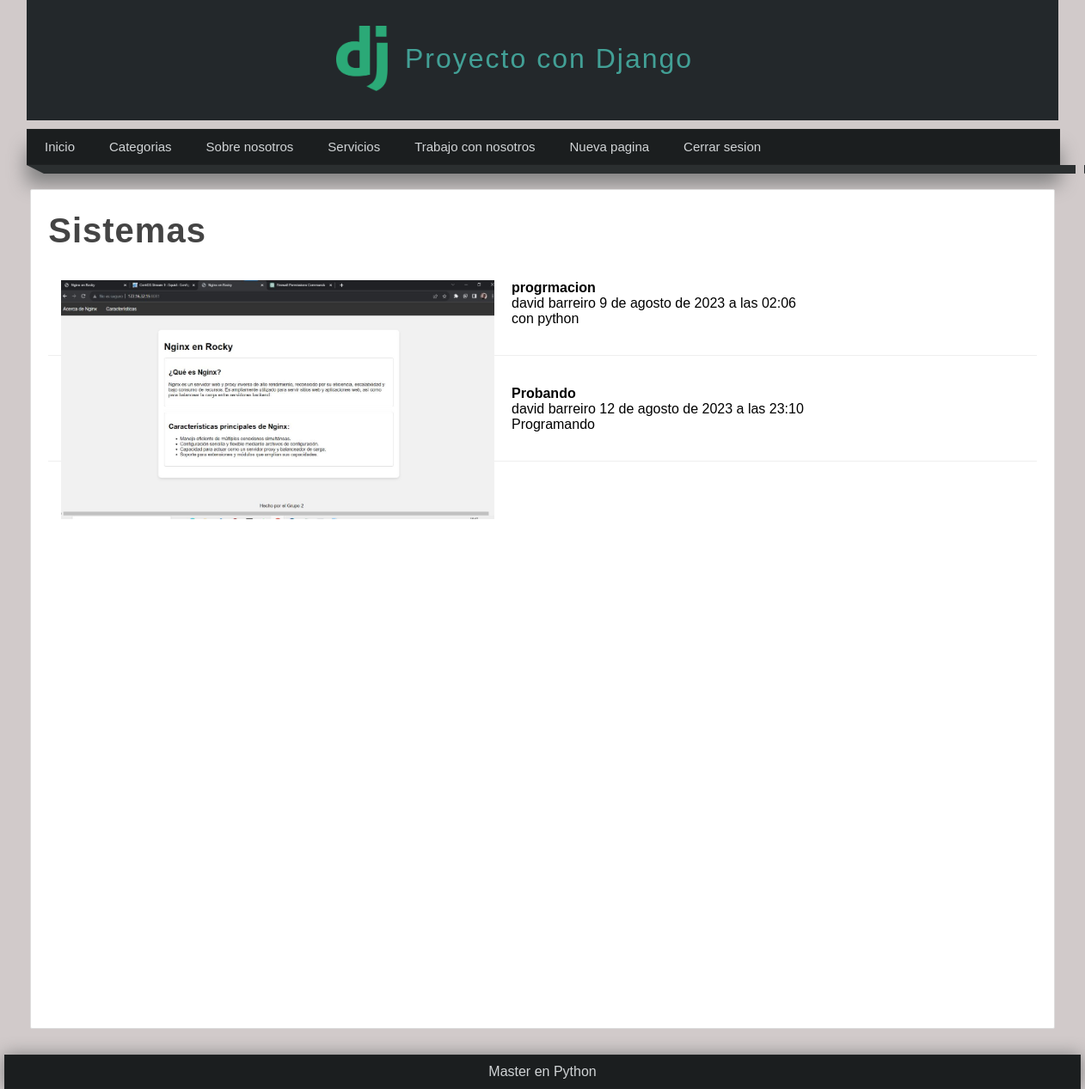
The app's page /categoria/2 (signed in) with its own data.
### pages/models.py (models this page shows, shortened)
class Page(models.Model):
    title = models.CharField(max_length=50, verbose_name="Titulo")
    content = RichTextField(verbose_name="Contenido")                   #Crear un editor tipo word
    slug = models.CharField(unique=True, max_length=150, verbose_name="Url amigable")
    order = models.IntegerField(default=0, verbose_name="Orden")
    visible = models.BooleanField(verbose_name="Visible")
    created_at = models.DateTimeField(auto_now_add=True, verbose_name="Creado el ")
    updated_at = models.DateTimeField(auto_now =True, verbose_name="Acualizado el ")
    class Meta:
        verbose_name = "Pagina"
        verbose_name_plural = "Paginas"

### blog/models.py (models this page shows, shortened)
class Category(models.Model):
    name = models.CharField(max_length=100, verbose_name="Nombre")
    descripcion = models.CharField(max_length=255,verbose_name="Descripcion")
    created_at = models.DateTimeField(auto_now_add=True, verbose_name="Creado en ")
    class Meta:
        verbose_name = 'Categoria'
        verbose_name_plural = 'Categorias'

class Article(models.Model):
    title = models.CharField(max_length=150,verbose_name='Titulo')
    content = RichTextField(verbose_name='Contenido')
    image = models.ImageField(default='null',verbose_name='Imagen',upload_to="articles")
    public = models.BooleanField(verbose_name='Publicado')
    user =models.ForeignKey(User, verbose_name="Usuario",on_delete=models.CASCADE)
    Categories = models.ManyToManyField(Category,verbose_name="Categorias", null=True, blank=True)
    created_at = models.DateTimeField(auto_now_add=True, verbose_name="Creado en ")
    update_at = models.DateTimeField(auto_now=True, verbose_name="Editado en ")
    class Meta:
        verbose_name = 'Aticulo'
        verbose_name_plural = 'Articulos'

### blog/views.py (the view)
# urls.py: path('categoria/<int:category_id>',views.category, name='category'),
@login_required(login_url="login")
def category(request, category_id):
    category = get_object_or_404(Category ,id = category_id)
    articles = Article.objects.filter(Categories= category_id)
    return render (request, 'categories/category.html',{
        'category' : category,
        'articles' : articles
    })

### blog/processor.py (called while the page is built)
def get_categories(request):
    categories_in_use = Article.objects.filter(public=True).values_list('Categories',flat=True)
    categories = Category.objects.filter(id__in=categories_in_use).values_list('id', 'name') # categorias que estan con contenido
    return {
        'categories' : categories,
        'ids' : categories_in_use
    }

### pages/context_processor.py (called while the page is built)
def get_pages(request):
    pages = Page.objects.filter(visible=True).order_by('order').values_list('id', 'title', 'slug') # el contenido de la tabla
    return {
        'pages' : pages
    }

### blog/templates/categories/category.html (shortened to what this page needs)
{% extends 'layouts/layout.html'%}
{% block content %}
    <h1 class="title"> {{category.name}} </h1>
    {% include 'articles/articles.html' %}
{%endblock%}

### mainapp/templates/layouts/layout.html (shortened to what this page needs)
{% load static %}
<!DOCTYPE html>
<html lang="es">
<head>
    <link rel="stylesheet" href="{% static 'css/styles.css' %}" />
</head>
<body>
    <header>
        <div id="logotipo">
            <img src="{% static 'imagenes/logo.png' %}" />
            <h1>Proyecto con Django</h1>
        </div>
        <nav>
            <ul>
                <li>
                    <a href="{% url 'index' %}">Inicio </a>
                </li>
                {% if user.email %}
                    <li>
                        <a href="{% url 'list_articles'  %}">Categorias</a>
                    </li>
                    {% for page in pages %}
                        <li>
                            <a href="{% url 'page' page.2 %}">{{page.1}}</a>
                        </li>
                    {% endfor %}
                    <li>
                        <a href="{% url 'logout' %}">Cerrar sesion </a>
                    </li>
                {% endif %}
            </ul>
        </nav>
        <div class="barra">
            <span class="esquina-izquierda"></span>
            <span class="relleno"></span>
        </div>
    </header>
    <div id="content">
        <div class="box">
        {% block content %}{% endblock %}
        </div>
    </div>
</body>
<footer>Master en Python</footer>
</html>

### blog/templates/articles/articles.html (shortened to what this page needs)
{% for article in articles %}
<article class="article-item">
    {% if article.image != 'null' and article.image.url|length >= 1  %}
        <div class="image">
        <img src= "{{article.image.url}}" />
        </div>
    {% endif %}
    <div class="data">
        <h4> {{article.title}} </h4>
        <span class= "data">
            {{article.user.first_name}} {{article.user.last_name}}
            {{article.created_at}}</span>
        <p>
             {{article.content|safe}}
            <br>
        </p>
</div>
</article>
{% endfor %}

### mainapp/static/css/styles.css (style rules this page uses)
* { margin: 0px; padding: 0px; font-family: sans-serif; text-decoration: none; }
body { background-color: #d1caca; }
header { width: 1200px; height: 140px; background-color: #23282b; margin: 0px auto; }
#logotipo h1 { display: block; letter-spacing: 2px; font-weight: normal; margin-top: 40px; color: #42a096; float: left; margin-left: 20px; }
#logotipo { width: 40%; height: 140px; margin: 0px auto; padding-top: 10px; }
#logotipo img { display: block; width: 60px; float: left; margin-top: 20px; }
nav { width: 1200px; height: 40px; margin: 0px auto; background-color: #1B1E1F; border: 1px solid #3333; box-shadow: 0px 22px 22px gray; font-size: 15px; }
nav > ul { list-style: none; text-decoration: none; }
nav > ul > li { line-height: 40px; float: left; }
nav > ul > li > a { display: block; padding-right: 20px; padding-left: 20px; color: #d1d4d6; }
.barra { width: 1250px; margin: 0 auto; }
.esquina-izquierda { display: block; border-left: 20px solid transparent; border-top: 10px solid #2B2F30; float: left; }
.relleno { display: block; width: 1200px; height: 10px; background: #2B2F30; float: left; }
#content { width: 1210px; min-height: 930px; margin: 0 auto; margin-bottom: 30px; margin-top: 80px; }
.box { background: white; width: 95%; min-height: 935px; padding: 20px; border: 1px solid #ddd; border-radius: 2px; margin: 0 auto; }
.box .image { width: 45%; float: left; margin-right: 20px; }
.box .image img { width: 100% }
.title { color: #444; letter-spacing: 1px; font-size: 40px; margin-bottom: 10px; margin-top: 5px; }
.article-item { margin-bottom: 20px; margin-top: 20px; padding: 15px; border-bottom: 1px solid #eeee; }
footer { width: 1250px; background-color: #1B1E1F; border: 1px solid #3333; color: #d1d4d6; text-align: center; margin: 0 auto; padding-top: 10px; padding-bottom: 10px; box-shadow: 0px 0px 20px gray; }

### records on screen
Page: title "Sobre nosotros"
Page: title "Servicios"
Page: title "Trabajo con nosotros"
Page: title "Nueva pagina"
Category: name "Sistemas"
Article: image (picture), title "progrmacion", user.first_name "david", user.last_name "barreiro", created_at "9 de agosto de 2023 a las 02:06", content "con python"
Article: title "Probando", user.first_name "david", user.last_name "barreiro", created_at "12 de agosto de 2023 a las 23:10", content "Programando"
